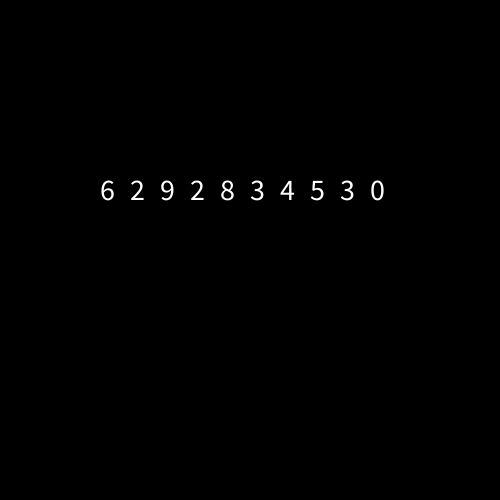
Frame 1 (no input)
Frame 60 (the mouse pressed at the canvas centre just before this capture): identical to frame 1, image omitted
Frame 120 (the mouse held since frame 60 and released just before this capture): identical to frame 1, image omitted

The Processing sketch that drew this single still picture (run headless with seeded random() and noise(); from frame 60 on, the mouse is pressed at the canvas centre):

// Processing sketch: w07_09_array_randomGenerator
// ── w07_09_array_randomGenerator.pde
// IMA NYU Shanghai
// Interaction Lab

int[] numbers = new int[10];

void setup() {
  size(500, 500);
  background(0);

  // let's get the random values
  for (int i=0; i<numbers.length; i++) {
    numbers[i] = int(random(0, 10));
  }

  // console out
  for (int i=0; i<numbers.length; i++) {
    println(numbers[i]);
  }
  
  
  // text on the canvas
  textSize(30);
  for (int i=0; i<numbers.length; i++) {
    text(numbers[i], 100 + i*30, 200);
  }
}

void draw() {
  //
}
